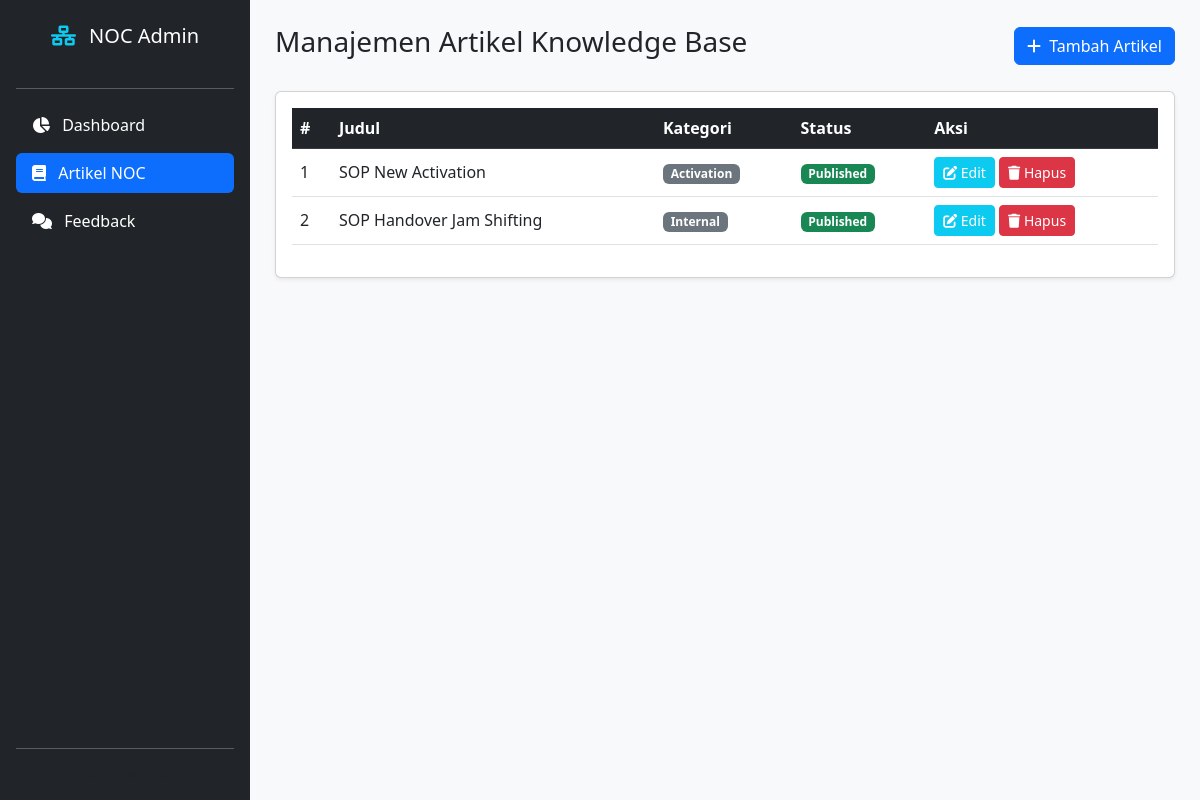
The page /index.php/admin/articles on the database its author committed.
### tables this page shows
CREATE TABLE `articles` (
  `id` int(11) NOT NULL,
  `title` varchar(255) NOT NULL,
  `slug` varchar(255) NOT NULL,
  `content` text NOT NULL,
  `category` varchar(100) NOT NULL,
  `status` enum('draft','published') DEFAULT 'draft',
  `created_at` timestamp NOT NULL DEFAULT current_timestamp()
);

### application/controllers/Admin.php (called while the page is built, shortened)
<?php
class Admin extends CI_Controller {
    public function articles() {
        $data['articles'] = $this->Noc_model->get_all('articles');
        $this->load->view('admin/partials/head');
        $this->load->view('admin/partials/side_nav');
        $this->load->view('admin/article_list', $data);
        $this->load->view('admin/partials/footer');
    }
}

### index.php (called while the page is built, shortened)
<?php
require_once BASEPATH.'core/CodeIgniter.php';

### application/models/Noc_model.php (called while the page is built, shortened)
<?php
class Noc_model extends CI_Model {
    public function get_all($table) {
        $this->db->order_by('id', 'DESC');
        return $this->db->get($table)->result();
    }
}

### application/views/admin/article_list.php (the view, shortened to what this page needs)
<div class="d-flex justify-content-between align-items-center mb-4">
    <h3>Manajemen Artikel Knowledge Base</h3>
    <a href="<?= base_url('admin/add_article') ?>" class="btn btn-primary">
        <i class="fa-solid fa-plus me-1"></i> Tambah Artikel
    </a>
</div>
<div class="card shadow-sm">
    <div class="card-body table-responsive">
        <table class="table table-hover align-middle">
            <thead class="table-dark">
                <tr>
                    <th>#</th>
                    <th>Judul</th>
                    <th>Kategori</th>
                    <th>Status</th>
                    <th>Aksi</th>
                </tr>
            </thead>
            <tbody>
                <?php $no=1; foreach($articles as $row): ?>
                <tr>
                    <td><?= $no++ ?></td>
                    <td><?= $row->title ?></td>
                    <td><span class="badge bg-secondary"><?= $row->category ?></span></td>
                    <td>
                        <?php if($row->status == 'published'): ?>
                            <span class="badge bg-success">Published</span>
                        <?php else: ?>
                            <span class="badge bg-warning text-dark">Draft</span>
                        <?php endif; ?>
                    </td>
                    <td>
                        <a href="<?= base_url('admin/edit_article/'.$row->id) ?>" class="btn btn-sm btn-info text-white"><i class="fa-solid fa-edit"></i> Edit</a>
                        <a href="<?= base_url('admin/delete_article/'.$row->id) ?>" class="btn btn-sm btn-danger btn-delete"><i class="fa-solid fa-trash"></i> Hapus</a>
                    </td>
                </tr>
                <?php endforeach; ?>
            </tbody>
        </table>
    </div>
</div>

### application/views/admin/partials/head.php (shortened to what this page needs)
<!DOCTYPE html>
<html lang="id">
<head>
    <link href="https://cdn.jsdelivr.net/npm/bootstrap@5.3.0/dist/css/bootstrap.min.css" rel="stylesheet">
    <link href="https://cdnjs.cloudflare.com/ajax/libs/font-awesome/6.0.0/css/all.min.css" rel="stylesheet">
</head>
<body>
<div class="sidebar d-flex flex-column p-3">

### application/views/admin/partials/side_nav.php
<h5 class="text-center mb-4 mt-2"><i class="fa-solid fa-network-wired text-info me-2"></i> NOC Admin</h5>
    <hr>
    <ul class="nav nav-pills flex-column mb-auto">
        <li class="nav-item mb-2">
            <a href="<?= base_url('admin/dashboard') ?>" class="nav-link text-white <?= ($this->uri->segment(2) == 'dashboard') ? 'active' : '' ?>">
                <i class="fa-solid fa-chart-pie me-2"></i> Dashboard
            </a>
        </li>
        <li class="nav-item mb-2">
            <a href="<?= base_url('admin/articles') ?>" class="nav-link text-white <?= ($this->uri->segment(2) == 'articles') ? 'active' : '' ?>">
                <i class="fa-solid fa-book me-2"></i> Artikel NOC
            </a>
        </li>
        <li class="nav-item mb-2">
            <a href="<?= base_url('admin/feedbacks') ?>" class="nav-link text-white <?= ($this->uri->segment(2) == 'feedbacks') ? 'active' : '' ?>">
                <i class="fa-solid fa-comments me-2"></i> Feedback
            </a>
        </li>
    </ul>
    <hr>
    <div class="text-muted text-center" style="font-size: 0.8rem;">NOC Base v1.0</div>
</div>
<div class="main-content">

### application/views/admin/partials/footer.php (shortened to what this page needs)
</div>
</body>
</html>

### application/views/admin/partials/head.php (style rules this page uses)
body { display: flex; min-height: 100vh; background-color: #f8f9fa; }
.sidebar { width: 250px; background-color: #212529; color: white; flex-shrink: 0; }
.main-content { flex-grow: 1; padding: 25px; overflow-y: auto; }

### rows shown on the page
articles: title "SOP New Activation", category "Activation", status "Published"
articles: title "SOP Handover Jam Shifting", category "Internal", status "Published"
